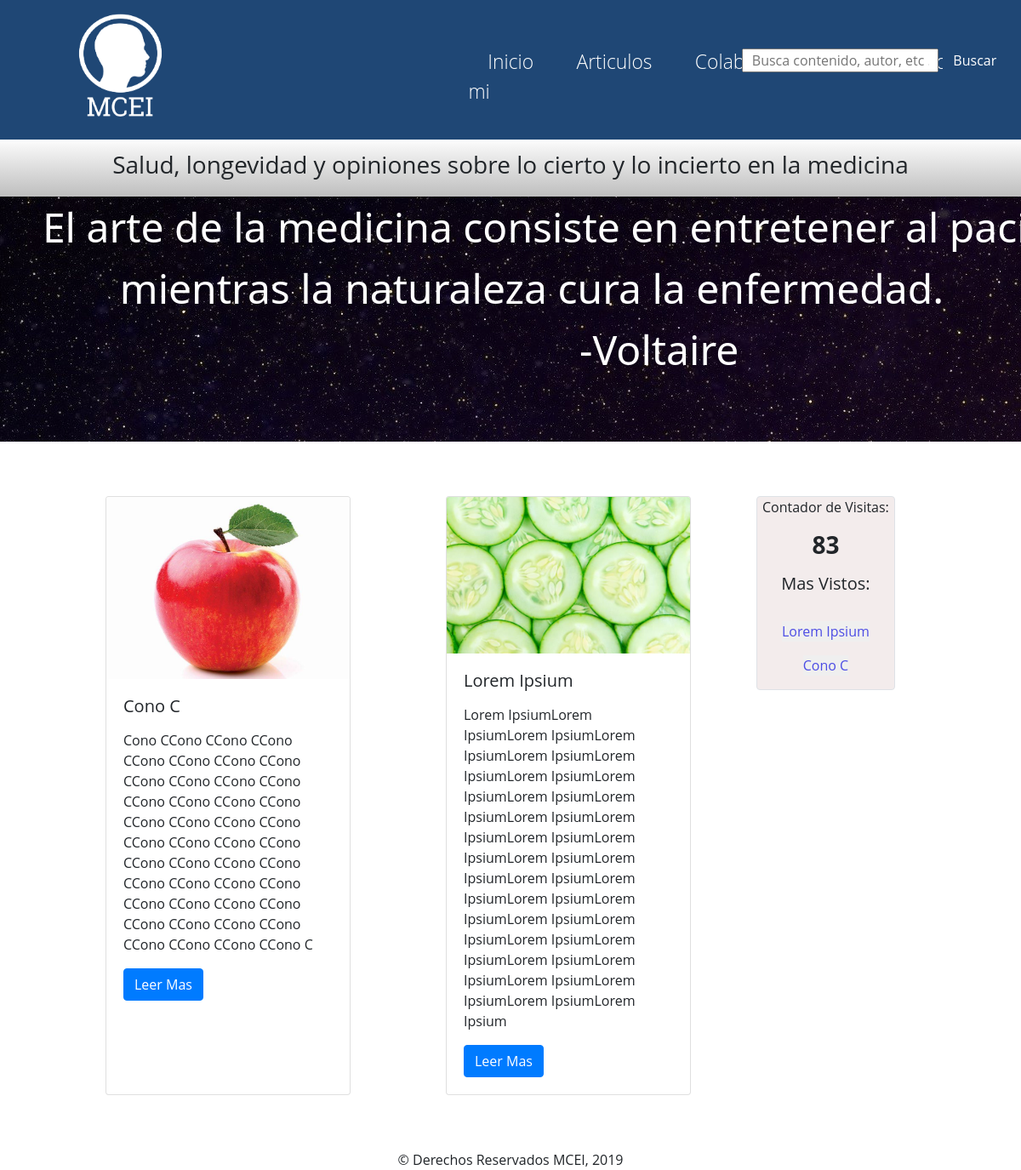
The page / on the database its author committed.
### blog/models.py (models this page shows, shortened)
class Post(models.Model):
    titulo = models.CharField(max_length = 200)
    subtitulo = models.TextField()
    autor = models.CharField(max_length = 200)
    contenido = models.TextField()
    fecha = models.DateTimeField("Fecha de Publicacion", default = datetime.now() )
    foto = models.ImageField(blank = True, null = True)
    viewCounter = models.IntegerField(blank = True, null = True, default = 0)

class PageCounter(models.Model):
    counter = models.IntegerField()

### blog/views.py (the view)
# urls.py: path("", views.homepage, name = "homepage"),
def homepage(request):
    pageCounter= PageCounter.objects.all()[0]
    pageCounter.counter += 1
    pageCounter.save()
    posts = Post.objects.all
    posts = Post.objects.filter().order_by('-id')[:3]
    postsPopular = Post.objects.filter().order_by('-viewCounter')[:3]
    return render(request,
                  "blog/home.html",
                  {"posts": posts,
                   "mostpopular" : postsPopular,
                   "counter":pageCounter})

### blog/templates/blog/home.html
{% extends 'blog/master.html' %}
{% block content %}
<div class="contenedor">
  {% for p in posts %}
  <div class="card " style="width: 18rem;">
    <img src="{{p.foto.url}}" class="card-img-top" alt="...">
    <div class="card-body">
      <h5 class="card-title">{{ p.titulo }}</h5>
      <p class="card-text">{{ p.subtitulo |safe }}</p>
      <form action="/posts/" method="GET">
        <button class="btn btn-primary" type="submit" name="post" value="{{p.id}}">Leer Mas</button>
      </form>
    </div>
  </div>
  {% endfor %}
  <div class="mostpopular border rounded">
    <p> Contador de Visitas: <h3><strong>{{counter.counter}}</strong></h3>
    </p>
    <h5>Mas Vistos:</h5><br>
    {% for mp in mostpopular %}
    <form action="/posts/" method="GET">
      <button class="boton" type="submit" name="post" value="{{mp.id}}">{{ mp.titulo }}</button>
    </form>
    {% endfor%}
  </div>
</div>
{% endblock %}

### blog/static/blog/style.css (style rules this page uses)
* { padding: 0; margin: 0; font-family: "Open Sans", Helvetica, Arial, Lucida, sans-serif; }
.boton { border: none; margin-bottom: 1em; color: rgb(76, 76, 228); }

### blog/static/blog/master.css (style rules this page uses)
body,html { min-height: 100%; }
.contenedor { margin-top: 4em; display: flex; width: 80%; position: relative; left: 1%; flex-flow: wrap; }
.card { margin-left: 7em; margin-bottom: 2em; }
.mostpopular { background: #f3ecec; position: absolute; top: 0; right: -5em; width: 17%; text-align: center; }

### rows shown on the page
Post: foto (picture), titulo "Cono C", subtitulo "Cono CCono CCono CCono CCono CCono CCono CCono CCono CCono CCono CCono CCono CCono CCono CCono CCono CCono CCono CCono CCono CCono CCono CCono CCono CCono CCono CCono CCono CCono CCono CCono CCono CCono CCono CCono CCono CCono CCono CCono CCono CCono CCono CCono C", {{ p.id }} 6 (drawn), {{ mp.id }} 6 (drawn)
Post: foto (picture), titulo "Lorem Ipsium", subtitulo "Lorem IpsiumLorem IpsiumLorem IpsiumLorem IpsiumLorem IpsiumLorem IpsiumLorem IpsiumLorem IpsiumLorem IpsiumLorem IpsiumLorem IpsiumLorem IpsiumLorem IpsiumLorem IpsiumLorem IpsiumLorem IpsiumLorem IpsiumLorem IpsiumLorem IpsiumLorem IpsiumLorem IpsiumLorem IpsiumLorem IpsiumLorem IpsiumLorem IpsiumLorem IpsiumLorem IpsiumLorem IpsiumLorem IpsiumLorem Ipsium", {{ p.id }} 5 (drawn), {{ mp.id }} 5 (drawn)
PageCounter: counter "83"
